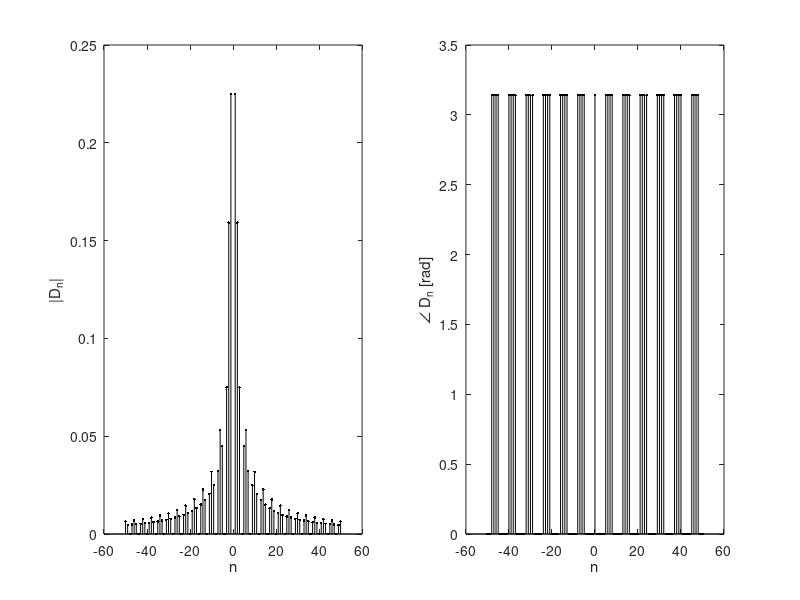

Recreate this plot in MATLAB.
clf;
n = (-50:50);
D_n = (1./(n.*pi).*sin((n.*pi)./4));
subplot(1,2,1); stem(n,abs(D_n),'.k');
xlabel('n'); ylabel('|D_n|');
subplot(1,2,2); stem(n,angle(D_n),'.k');
xlabel('n'); ylabel('\angle D_n [rad]');